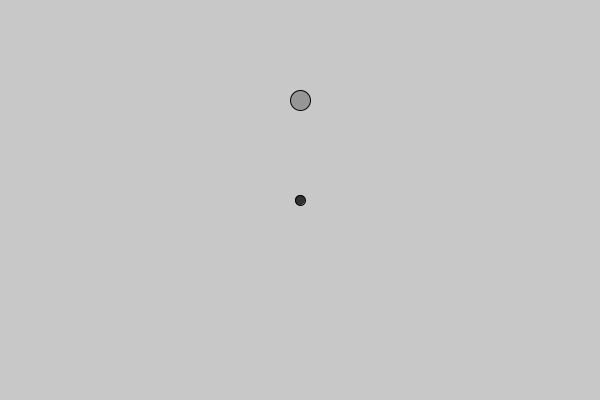
Frame 1 (no input)
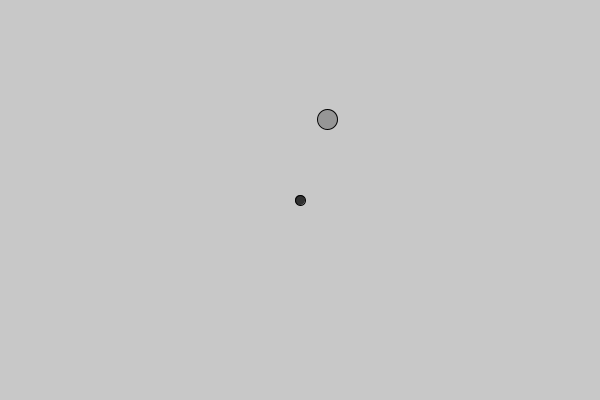
Frame 60 (the mouse pressed at the canvas centre just before this capture)
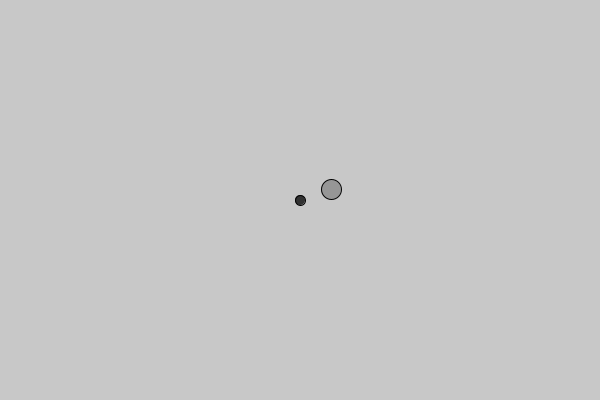
Frame 120 (the mouse held since frame 60 and released just before this capture)

The Processing sketch that drew these frames (run headless with seeded random() and noise(); from frame 60 on, the mouse is pressed at the canvas centre):

// Processing sketch: III_4_Gravitational_Attraction
// ── III_4_Gravitational_Attraction.pde
Mover m;
Attractor a;

void setup() {
  size(600, 400);
  m = new Mover();
  a = new Attractor();
}

void draw() {
  background(200);
  
  PVector gravity = a.attract(m);
  m.applyForce(gravity);
  a.display();
  
  m.update();
  m.display();
}
// ── Attractor.pde
class Attractor {
  PVector pos;
  float mass, G;
  
  Attractor() {
    pos = new PVector(width/2, height/2);
    mass = 100;
    G = 1;
  }
  
  PVector attract(Mover m) {    
    PVector force = PVector.sub(pos, m.pos);
    float dsq = force.magSq(); 
    force.normalize();
    
    float strength = (G * mass * m.mass) / dsq;
    force.mult(strength);
    
    return force;
  }
  
  void display() {
    fill(50);
    stroke(2);
    ellipse(pos.x, pos.y, mass/10, mass/10);
  }
}
// ── Mover.pde
class Mover {
  PVector pos;
  PVector vel;
  PVector acc;
  float mass;
  
  Mover() {
    pos = new PVector(width/2, height/4);
    vel = new PVector(0.5, 0);
    acc = new PVector(0, 0);
    mass = 10;
  }
  
  void applyForce(PVector force) {
    PVector f = PVector.div(force, mass);
    acc.add(f);
  }
  
  void update() {
    vel.add(acc);
    pos.add(vel);
    acc.mult(0);
  }
  
  void edges() {
    if(pos.x > width || pos.x < 0) vel.x = -vel.x;
    if(pos.y > height || pos.y < 0) vel.y = -vel.y;
  }
  
  void display() {
    fill(150);
    stroke(2);
    ellipse(pos.x, pos.y, mass*2, mass*2);
  }
}
